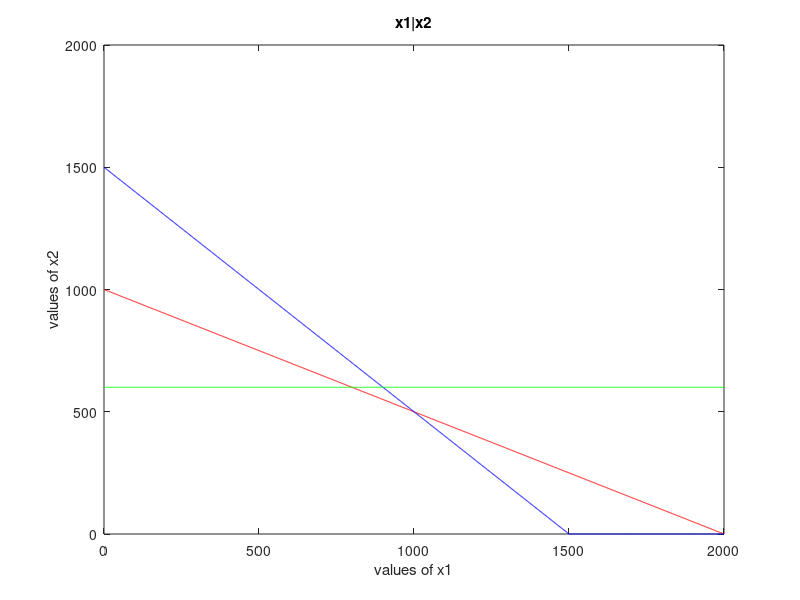

Write MATLAB code to recreate this figure. (Note: this script raises an error after producing the figure.)
%%1. input
C=[3 5];
A=[1 2;1 1;0 1];
B=[2000;1500;600];

%%2. plotting
X1=0:1:max(B); %

%values of x2 from the 3 equations (all possible values, tabhi to line
%banegi, bahut saare points se)
x21=(B(1)-A(1,1).*X1)./A(1,2);
x22=(B(2)-A(2,1).*X1)./A(2,2);
x23=(B(3)-A(3,1).*X1)./A(3,2);

%make graph 1st quadrant only
x21=max(0,x21);
x22=max(0,x22);
x23=max(0,x23);

%plotting function
plot(X1,x21,'r',X1,x22,'b',X1,x23,'g')
xlabel('values of x1');
ylabel('values of x2');
title('x1|x2')

%%3. now finding corner points 

cx1=find(X1==0);

%for line 1
c1=find(x21==0);
line1=[X1(:,[c1 cx1]);x21(:,[c1 cx1])]'; %REMEMBER TRANSPOSE

%for line2
c2=find(x22==0);
line2=[X1(:,[c2 cx1]);x22(:,[c2 cx1])]';

%for line3
c3=find(x23==0);
line3=[X1(:,[c3 cx1]);x23(:,[c3 cx1])]';

corners=unique([line1; line2; line3],'rows');

%%4. get points of intersection

int=[0;0];
for i=1:size(A,1)
    a1=A(i,:);
    b1=B(i,:);
    for j=i+1:size(A,1)
        a2=A(j,:);
        b2=B(j,:);

        a_f=[a1;a2];
        b_f=[b1;b2];
        X=a_f\b_f;
        int=[int X];
    end
end
pt=int'; %%VERY IMP

%%5. all points
allpt=[pt;corners];
points=unique(allpt,'rows');

%%6. Feasible Region
fpt=constraint1(points);
fpt=unique(fpt,'rows');

%%7. Value of objective function
for i=1:size(fpt,1)
    Fx(i,:)=sum(fpt(i,:).*C);
end

%show points and their corresponding values 
tab=[fpt Fx];

%%8. Optimal value
[fxval,index]=max(Fx);   %min for minimise problem
optval=tab(index,:);
opt_BFS=array2table(optval);
opt_BFS.Properties.VariableNames={'x1','x2','Max Val'}

